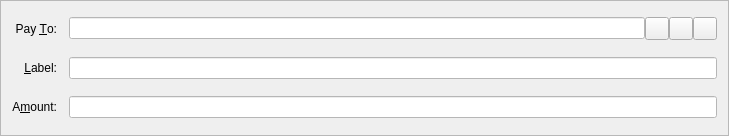
<?xml version="1.0" encoding="UTF-8"?>
<ui version="4.0">
 <class>SendCoinsEntry</class>
 <widget class="QFrame" name="SendCoinsEntry">
  <property name="geometry">
   <rect>
    <x>0</x>
    <y>0</y>
    <width>729</width>
    <height>136</height>
   </rect>
  </property>
  <property name="font">
   <font>
    <family>Segoe UI</family>
   </font>
  </property>
  <property name="windowTitle">
   <string>Form</string>
  </property>
  <property name="frameShape">
   <enum>QFrame::StyledPanel</enum>
  </property>
  <property name="frameShadow">
   <enum>QFrame::Sunken</enum>
  </property>
  <layout class="QGridLayout" name="gridLayout">
   <property name="spacing">
    <number>12</number>
   </property>
   <item row="5" column="0">
    <widget class="QLabel" name="label">
     <property name="text">
      <string>A&amp;mount:</string>
     </property>
     <property name="alignment">
      <set>Qt::AlignRight|Qt::AlignTrailing|Qt::AlignVCenter</set>
     </property>
     <property name="buddy">
      <cstring>payAmount</cstring>
     </property>
    </widget>
   </item>
   <item row="3" column="0">
    <widget class="QLabel" name="label_2">
     <property name="text">
      <string>Pay &amp;To:</string>
     </property>
     <property name="alignment">
      <set>Qt::AlignRight|Qt::AlignTrailing|Qt::AlignVCenter</set>
     </property>
     <property name="buddy">
      <cstring>payTo</cstring>
     </property>
    </widget>
   </item>
   <item row="5" column="1">
    <widget class="BitcoinAmountField" name="payAmount">
     <property name="font">
      <font>
       <family>Segoe UI</family>
      </font>
     </property>
     <property name="styleSheet">
      <string notr="true">color:black;background:white;font-family:Segoe UI</string>
     </property>
    </widget>
   </item>
   <item row="4" column="1">
    <layout class="QHBoxLayout" name="horizontalLayout_2">
     <property name="spacing">
      <number>0</number>
     </property>
     <item>
      <widget class="QValidatedLineEdit" name="addAsLabel">
       <property name="enabled">
        <bool>true</bool>
       </property>
       <property name="toolTip">
        <string>Enter a label for this address to add it to your address book</string>
       </property>
       <property name="styleSheet">
        <string notr="true">color:black;background:white;font-family:Segoe UI</string>
       </property>
      </widget>
     </item>
    </layout>
   </item>
   <item row="4" column="0">
    <widget class="QLabel" name="label_4">
     <property name="text">
      <string>&amp;Label:</string>
     </property>
     <property name="alignment">
      <set>Qt::AlignRight|Qt::AlignTrailing|Qt::AlignVCenter</set>
     </property>
     <property name="buddy">
      <cstring>addAsLabel</cstring>
     </property>
    </widget>
   </item>
   <item row="3" column="1">
    <layout class="QHBoxLayout" name="payToLayout">
     <property name="spacing">
      <number>0</number>
     </property>
     <item>
      <widget class="QValidatedLineEdit" name="payTo">
       <property name="toolTip">
        <string>The DIO address to send the payment to  (e.g. NfwYhBmGXcFP2Po1NpRUEiK8km2)</string>
       </property>
       <property name="styleSheet">
        <string notr="true">color:black;background:white;font-family:Segoe UI</string>
       </property>
       <property name="maxLength">
        <number>34</number>
       </property>
      </widget>
     </item>
     <item>
      <widget class="QToolButton" name="addressBookButton">
       <property name="toolTip">
        <string>Choose address from address book</string>
       </property>
       <property name="text">
        <string/>
       </property>
       <property name="icon">
        <iconset resource="../themes.qrc">
         <normaloff>:/default/res/themes/default/icons/light/address-book.png</normaloff>:/default/res/themes/default/icons/light/address-book.png</iconset>
       </property>
       <property name="iconSize">
        <size>
         <width>16</width>
         <height>16</height>
        </size>
       </property>
       <property name="shortcut">
        <string>Alt+A</string>
       </property>
      </widget>
     </item>
     <item>
      <widget class="QToolButton" name="pasteButton">
       <property name="toolTip">
        <string>Paste address from clipboard</string>
       </property>
       <property name="text">
        <string/>
       </property>
       <property name="icon">
        <iconset resource="../themes.qrc">
         <normaloff>:/default/res/themes/default/icons/light/paste.png</normaloff>:/default/res/themes/default/icons/light/paste.png</iconset>
       </property>
       <property name="shortcut">
        <string>Alt+P</string>
       </property>
      </widget>
     </item>
     <item>
      <widget class="QToolButton" name="deleteButton">
       <property name="toolTip">
        <string>Remove this recipient</string>
       </property>
       <property name="text">
        <string/>
       </property>
       <property name="icon">
        <iconset resource="../bitcoin.qrc">
         <normaloff>:/icons/remove</normaloff>:/icons/remove</iconset>
       </property>
      </widget>
     </item>
    </layout>
   </item>
  </layout>
 </widget>
 <customwidgets>
  <customwidget>
   <class>QValidatedLineEdit</class>
   <extends>QLineEdit</extends>
   <header>qvalidatedlineedit.h</header>
  </customwidget>
  <customwidget>
   <class>BitcoinAmountField</class>
   <extends>QLineEdit</extends>
   <header>bitcoinamountfield.h</header>
   <container>1</container>
  </customwidget>
 </customwidgets>
 <resources>
  <include location="../themes.qrc"/>
  <include location="../bitcoin.qrc"/>
 </resources>
 <connections/>
</ui>
